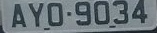
#> input picture computer_vision/license-plates/AYO9034.jpg, 157 x 33 px; its folder holds 6 pictures in this run
$ jupyter execute --allow-errors TesseractOpenCV.ipynb   (shell and % lines are left out)
#> lines starting #> are read from the running program, lines starting #| are printed output that depends on the picture
#> further down, img is the input picture: shape (33, 157, 3); mean B, G, R 122.7, 117.4, 106.8
<a href="https://cognitiveclass.ai/">

</a>

<h1>Lab - Detecting text in images with OpenCV and Tesseract OCR</h1>

<h3>Objective for this excecise<h3>

In this lab you will learn about about Automatic number-plate recognition. We will use the Tesseract OCR An Optical Character Recognition Engine (OCR Engine) to automatically recognize text in vehicle registration plates. Pretty cool, right?

After completing this lab you will:
<h5> 1. Learn to download, read and display images using Python, OpenCV and Matplotlib </h5>
<h5> 2. Learn to use Tesseract OCR for detetcing text in images</h5>
<h5> 3. Learn about image processing techniques </h5>
<h5> 4. Compress images using a technique called K Means Clustering</h5>
<h5> 5. Compress images by up to 90% ! </h5>

<div class="alert alert-block alert-info" style="margin-top: 20px">
    <br>
    <br>
    <h2>Table of Contents</h2>
    <ul>
        <li><a href="#ref0">Tesseract</a></li>
        <li><a href="#ref1">Perform OCR using the Tesseract Engine on license plates</a></li>
        <li><a href="#ref2">Image Processing Techniques</a></li>
        <li><a href="#ref4">Exercises</a></li>
    </ul>
    <br>
    <p>Estimated Time Needed: <strong>1 hr</strong></p>
    </div>
<hr>

<a id="ref0"></a>

<h2 align="center">Tesseract<a href="http://opensource.google.com/projects/tesseract"> Homepage</a></h2>

-   Tesseract is an Optical Character Recognition (OCR) Engine open-sourced and supported by Google
-   Has ability to recognize more than 100 languages out of the box

##### We will use Tesseract for recognizing images of License Plates. These images were clicked under different lighting conditions and have a variety of variations in them. Pretty cool, right?

To view the license plates, you could click on the `license_plates` folder which is listed in the files directory in the left-sidebar of the JupyterLab environment. If this side menu is hidden, you can go to `View`>`View Left-Sidebar`. Once you click on the folder, you could click on each file name to view the image of the license plate

#### Install the Pytesseract package for using the Tesseract Engine with Python

[cell 1]
# Loading the required python modules
import pytesseract
import matplotlib.pyplot as plt
import cv2
import glob
import os

<a id="ref1"></a>

<h2 align="center">Perform OCR using the Tesseract Engine on license plates</h2>

[cell 2]
import wget, zipfile, os

filename='license-plates'

#> (the rest of this cell did not finish here and is left out)

[cell 3]
path_for_license_plates = os.getcwd() + "/license-plates/**/*.jpg"
list_license_plates = []
predicted_license_plates = []

#> (the rest of this cell did not finish here and is left out)

[cell 4]
print("Actual License Plate", "\t", "Predicted License Plate", "\t", "Accuracy")
print("--------------------", "\t", "-----------------------", "\t", "--------")

def calculate_predicted_accuracy(actual_list, predicted_list):
    for actual_plate, predict_plate in zip(actual_list, predicted_list):
        accuracy = "0%"
        num_matches = 0
        if actual_plate == predict_plate:
            accuracy = "100%"
        else:
            if len(actual_plate) == len(predict_plate):
                for a, p in zip(actual_plate, predict_plate):
                    if a == p:
                        num_matches += 1
                accuracy = str(round((num_matches/len(actual_plate)), 2) * 100)
                accuracy += "%"
        print("     ", actual_plate, "\t\t\t", predict_plate, "\t\t  ", accuracy)


calculate_predicted_accuracy(list_license_plates, predicted_license_plates)

<h3>Woah! We see that the Tesseract OCR engine mostly predicts all of the license plates correctly with 100% accuracy! </h3>

<h3>For the license plates the Tesseract OCR Engine predicted incorrectly (i.e. GWT2180, OKV8004, JSQ1413), we will apply image processing techniques on those license plate files and pass them to the Tesseract OCR again. Applying the image processing techniques would increase the accuracy of the Tesseract Engine for the license plates of GWT2180, OKV8004, JSQ1413</h3>

<a id="ref2"></a>

<h2 align="center"> Image Processing Techniques </h2>

Image resizing is a technique in which we scale the image either horizontally, or vertically or both.
Further documentation on image resizing: [here](https://www.tutorialkart.com/opencv/python/opencv-python-resize-image?cm_mmc=Email_Newsletter-_-Developer_Ed%2BTech-_-WW_WW-_-SkillsNetwork-Courses-IBMDeveloperSkillsNetwork-CV0101EN-SkillsNetwork-19816089&cm_mmca1=000026UJ&cm_mmca2=10006555&cm_mmca3=M12345678&cvosrc=email.Newsletter.M12345678&cvo_campaign=000026UJ&cm_mmc=Email_Newsletter-_-Developer_Ed%2BTech-_-WW_WW-_-SkillsNetwork-Courses-IBMDeveloperSkillsNetwork-CV0101EN-SkillsNetwork-19816089&cm_mmca1=000026UJ&cm_mmca2=10006555&cm_mmca3=M12345678&cvosrc=email.Newsletter.M12345678&cvo_campaign=000026UJ&cm_mmc=Email_Newsletter-_-Developer_Ed%2BTech-_-WW_WW-_-SkillsNetwork-Courses-IBMDeveloperSkillsNetwork-CV0101EN-SkillsNetwork-19816089&cm_mmca1=000026UJ&cm_mmca2=10006555&cm_mmca3=M12345678&cvosrc=email.Newsletter.M12345678&cvo_campaign=000026UJ&cm_mmc=Email_Newsletter-_-Developer_Ed%2BTech-_-WW_WW-_-SkillsNetwork-Courses-IBMDeveloperSkillsNetwork-CV0101EN-SkillsNetwork-19816089&cm_mmca1=000026UJ&cm_mmca2=10006555&cm_mmca3=M12345678&cvosrc=email.Newsletter.M12345678&cvo_campaign=000026UJ)

For our use case, we will read the license plate file of `GWT2180` using `cv2.imread` and then resize the image file by a factor of 2x in both the horizontal and vertical directions using `cv2.resize`

[cell 5]
# Read the license plate file and display it
test_license_plate = cv2.imread(os.getcwd() + "/license-plates/GWT2180.jpg")
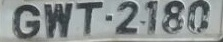
#> input picture computer_vision/license-plates/GWT2180.jpg, 223 x 42 px
#> test_license_plate is the input picture: shape (42, 223, 3); mean B, G, R 143.9, 144.3, 138.1
plt.imshow(test_license_plate)
plt.axis('off')
plt.title('GWT2180 license plate')

#### 1. Image resizing

[cell 6]
resize_test_license_plate = cv2.resize(test_license_plate, None, fx=2, fy=2, interpolation=cv2.INTER_CUBIC)
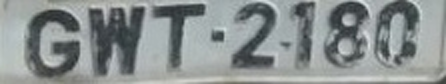
#> resize_test_license_plate: shape (84, 446, 3); mean B, G, R 143.9, 144.3, 138.1

#### 2. Converting to Grayscale

Next, we convert our resized image file to gray scale. We learnt about this technique in the image processing lab

[cell 7]
grayscale_resize_test_license_plate = cv2.cvtColor(resize_test_license_plate, cv2.COLOR_BGR2GRAY)

#### 3. Denoising the Image

Gaussian Blur is a technique for denoising images. Full OpenCV documentation on Gaussian Blur: [here](https://opencv-python-tutroals.readthedocs.io/en/latest/py_tutorials/py_imgproc/py_filtering/py_filtering.html#gaussian-filtering?cm_mmc=Email_Newsletter-_-Developer_Ed%2BTech-_-WW_WW-_-SkillsNetwork-Courses-IBMDeveloperSkillsNetwork-CV0101EN-SkillsNetwork-19816089&cm_mmca1=000026UJ&cm_mmca2=10006555&cm_mmca3=M12345678&cvosrc=email.Newsletter.M12345678&cvo_campaign=000026UJ&cm_mmc=Email_Newsletter-_-Developer_Ed%2BTech-_-WW_WW-_-SkillsNetwork-Courses-IBMDeveloperSkillsNetwork-CV0101EN-SkillsNetwork-19816089&cm_mmca1=000026UJ&cm_mmca2=10006555&cm_mmca3=M12345678&cvosrc=email.Newsletter.M12345678&cvo_campaign=000026UJ)

We apply a gaussian blur to the greyscale image

[cell 8]
gaussian_blur_license_plate = cv2.GaussianBlur(grayscale_resize_test_license_plate, (5, 5), 0)

#### Pass the transformed license plate file to the Tesseract OCR engine and see the predicted result

#> (a cell that did not finish here is left out)

#### Voila We see that the Tesseract OCR correctly recognises all characters in the GWT2180 license plate after we passed in the transformed license plate

<a id="ref4"></a>

<h2 align="center"> Exercises </h2>

## Exercise 1:

[cell 10]
# 1.1 Read in the license plate file of JSQ1413
# Write your code below:
test_license_plate2 = cv2.imread(os.getcwd() + "/license-plates/JSQ1413.jpg")
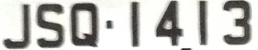
#> input picture computer_vision/license-plates/JSQ1413.jpg, 258 x 50 px
#> test_license_plate2 is the input picture: shape (50, 258, 3); mean B, G, R 192, 195.9, 196.3
plt.imshow(test_license_plate2)
plt.axis('off')
plt.title('JSQ1413 license plate')

[cell 11]
# 1.2 Apply the image processing techniques to the license plate of JSQ1413 described above
# Write your code below:
resize_test_license_plate2 = cv2.resize(test_license_plate2, None, fx=2, fy=2, interpolation=cv2.INTER_CUBIC)
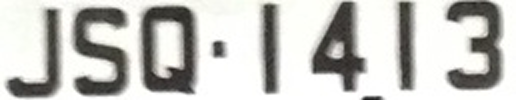
#> resize_test_license_plate2: shape (100, 516, 3); mean B, G, R 192, 195.8, 196.2
grayscale_resize_test_license_plate2 = cv2.cvtColor(resize_test_license_plate2, cv2.COLOR_BGR2GRAY)
gaussian_blur_license_plate2 = cv2.GaussianBlur(grayscale_resize_test_license_plate2, (5, 5), 0)
